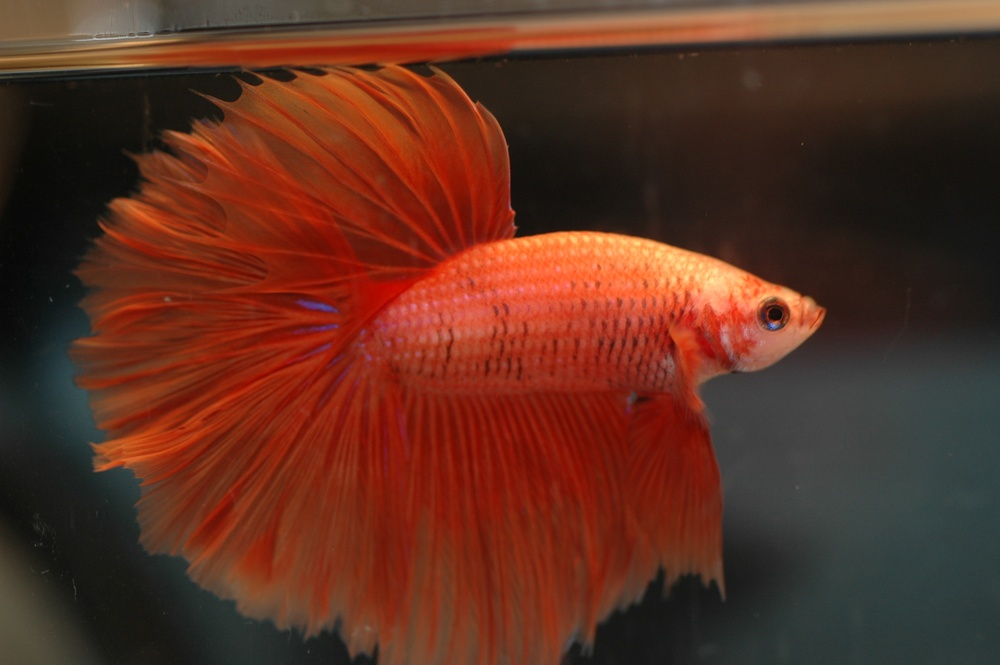
#> input picture ai/test_betta.jpg, 1000 x 665 px, shrunk from 3008 x 2000 before the run
$ python fish_graphic_generator.py ../test_betta.jpg out.png
#> lines starting #> are read from the running program, lines starting #| are printed output that depends on the picture; after the words box and inside, x2 and y2 are one past the last pixel; in counts of white or black regions, pixels touching at a corner belong together
import os
import sys
import cv2
import numpy as np
from PIL import Image, ImageEnhance, ImageFilter


# ============================================================
# Cyber Fish Tank
# Fish Graphic Generator
#
# 사진 속 물고기의 특징을 분석해서
# 2D Digital Twin 그래픽으로 재구성한다.
#
# 처리 과정
# 1. 배경 제거
# 2. 물고기 영역 추출
# 3. 실루엣 분석
# 4. 색상 영역 분석
# 5. 색상 양자화
# 6. 명암 단순화
# 7. 외곽선 생성
# 8. 하이라이트 / 그림자 생성
# 9. 투명 배경 PNG 출력
# ============================================================


# ------------------------------------------------------------
# 기본 설정
# ------------------------------------------------------------

OUTPUT_SIZE = 700

# 물고기 주변 여백
PADDING = 60

# 색상 단계
COLOR_LEVELS = 8


# ------------------------------------------------------------
# 1. 이미지 불러오기
# ------------------------------------------------------------

def load_image(path):

    print("[1/8] 원본 이미지 불러오는 중...")

    image = cv2.imread(path, cv2.IMREAD_UNCHANGED)

    if image is None:
        raise FileNotFoundError(
            f"이미지를 불러올 수 없습니다: {path}"
        )

    # grayscale
    if len(image.shape) == 2:
        image = cv2.cvtColor(
            image,
            cv2.COLOR_GRAY2BGRA
        )

    # BGR
    elif image.shape[2] == 3:
        image = cv2.cvtColor(
            image,
            cv2.COLOR_BGR2BGRA
        )

    return image


# ------------------------------------------------------------
# 2. 배경 제거
# ------------------------------------------------------------

def remove_background(image):

    print("[2/8] 물고기 영역 분석 중...")

    h, w = image.shape[:2]

    # 이미 Alpha가 의미 있게 존재하면 사용
    alpha = image[:, :, 3]

    if np.min(alpha) < 250:

        # 기존 alpha 활용
        mask = alpha.copy()

    else:

        # GrabCut을 이용한 foreground 추출
        bgr = image[:, :, :3]

        mask = np.zeros(
            (h, w),
            np.uint8
        )

        # 가장자리 = 배경
        mask[:, :] = cv2.GC_BGD

        margin_x = max(5, int(w * 0.03))
        margin_y = max(5, int(h * 0.03))

        # 중앙 영역은 foreground 후보
        mask[
            margin_y:h-margin_y,
            margin_x:w-margin_x
        ] = cv2.GC_PR_FGD

        # 중앙보다 더 강하게 foreground로 지정
        cx1 = int(w * 0.15)
        cx2 = int(w * 0.85)

        cy1 = int(h * 0.15)
        cy2 = int(h * 0.85)

        mask[cy1:cy2, cx1:cx2] = cv2.GC_PR_FGD

        bgd_model = np.zeros(
            (1, 65),
            np.float64
        )

        fgd_model = np.zeros(
            (1, 65),
            np.float64
        )

        try:

            cv2.grabCut(
                bgr,
                mask,
                None,
                bgd_model,
                fgd_model,
                5,
                cv2.GC_INIT_WITH_MASK
            )

            binary_mask = np.where(
                (mask == cv2.GC_FGD) |
                (mask == cv2.GC_PR_FGD),
                255,
                0
            ).astype(np.uint8)

            mask = binary_mask

        except Exception:

            print(
                "[WARNING] GrabCut 실패. "
                "전체 이미지를 foreground로 사용합니다."
            )

            mask = np.ones(
                (h, w),
                dtype=np.uint8
            ) * 255

    # --------------------------------------------------------
    # 마스크 정리
    # --------------------------------------------------------

    kernel = np.ones(
        (5, 5),
        np.uint8
    )

    mask = cv2.morphologyEx(
        mask,
        cv2.MORPH_CLOSE,
        kernel,
        iterations=2
    )

    mask = cv2.morphologyEx(
        mask,
        cv2.MORPH_OPEN,
        kernel,
        iterations=1
    )

    # 작은 잡음 제거
    num_labels, labels, stats, _ = cv2.connectedComponentsWithStats(
        mask,
        connectivity=8
    )

    if num_labels > 1:

        largest_label = 1 + np.argmax(
            stats[1:, cv2.CC_STAT_AREA]
        )

        mask = np.where(
            labels == largest_label,
            255,
            0
        ).astype(np.uint8)

    # 가장자리 부드럽게
    mask = cv2.GaussianBlur(
        mask,
        (7, 7),
        0
    )

    return mask


# ------------------------------------------------------------
# 3. 물고기 크롭 + 정규화
# ------------------------------------------------------------

def crop_fish(image, mask):

    print("[3/8] 물고기 실루엣 분석 중...")

    ys, xs = np.where(mask > 30)

    if len(xs) == 0 or len(ys) == 0:
        raise RuntimeError(
            "물고기 영역을 찾지 못했습니다."
        )

    x1 = max(
        0,
        int(np.min(xs)) - PADDING
    )

    y1 = max(
        0,
        int(np.min(ys)) - PADDING
    )

    x2 = min(
        image.shape[1],
        int(np.max(xs)) + PADDING
    )

    y2 = min(
        image.shape[0],
        int(np.max(ys)) + PADDING
    )

    cropped_image = image[y1:y2, x1:x2]
    cropped_mask = mask[y1:y2, x1:x2]

    return cropped_image, cropped_mask


# ------------------------------------------------------------
# 4. 그래픽용 크기 조정
# ------------------------------------------------------------

def normalize_canvas(image, mask):

    print("[4/8] 디지털 트윈 크기로 변환 중...")

    h, w = image.shape[:2]

    scale = min(
        (OUTPUT_SIZE - PADDING * 2) / w,
        (OUTPUT_SIZE - PADDING * 2) / h
    )

    new_w = max(
        1,
        int(w * scale)
    )

    new_h = max(
        1,
        int(h * scale)
    )

    image = cv2.resize(
        image,
        (new_w, new_h),
        interpolation=cv2.INTER_LANCZOS4
    )

    mask = cv2.resize(
        mask,
        (new_w, new_h),
        interpolation=cv2.INTER_CUBIC
    )

    canvas = np.zeros(
        (OUTPUT_SIZE, OUTPUT_SIZE, 4),
        dtype=np.uint8
    )

    # 중앙 배치
    x = (OUTPUT_SIZE - new_w) // 2
    y = (OUTPUT_SIZE - new_h) // 2

    canvas[
        y:y+new_h,
        x:x+new_w
    ] = image

    canvas_mask = np.zeros(
        (OUTPUT_SIZE, OUTPUT_SIZE),
        dtype=np.uint8
    )

    canvas_mask[
        y:y+new_h,
        x:x+new_w
    ] = mask

    return canvas, canvas_mask


# ------------------------------------------------------------
# 5. 색상 양자화
# ------------------------------------------------------------

def quantize_colors(bgr):

    # 작은 크기로 줄였다가 다시 확대하면
    # 지나치게 많은 색상을 하나의 그래픽 색상군으로 묶을 수 있다.

    small = cv2.resize(
        bgr,
        (120, 120),
        interpolation=cv2.INTER_AREA
    )

    data = np.float32(
        small.reshape((-1, 3))
    )

    criteria = (
        cv2.TERM_CRITERIA_EPS +
        cv2.TERM_CRITERIA_MAX_ITER,
        20,
        1.0
    )

    K = COLOR_LEVELS

    _, labels, centers = cv2.kmeans(
        data,
        K,
        None,
        criteria,
        3,
        cv2.KMEANS_PP_CENTERS
    )

    centers = np.uint8(centers)

    quantized = centers[
        labels.flatten()
    ]

    quantized = quantized.reshape(
        small.shape
    )

    quantized = cv2.resize(
        quantized,
        (
            bgr.shape[1],
            bgr.shape[0]
        ),
        interpolation=cv2.INTER_NEAREST
    )

    return quantized


# ------------------------------------------------------------
# 6. 그래픽 스타일 생성
# ------------------------------------------------------------

def create_graphic(image, mask):

    print("[5/8] 물고기 특징을 그래픽으로 재구성 중...")

    bgr = image[:, :, :3].copy()

    # --------------------------------------------------------
    # 색상 단순화
    # --------------------------------------------------------

    quantized = quantize_colors(bgr)

    # --------------------------------------------------------
    # 부드러운 색상 처리
    # --------------------------------------------------------

    smooth = cv2.bilateralFilter(
        quantized,
        9,
        50,
        50
    )

    # --------------------------------------------------------
    # 명암 분석
    # --------------------------------------------------------

    gray = cv2.cvtColor(
        bgr,
        cv2.COLOR_BGR2GRAY
    )

    # 물고기 내부 명암을 강조
    shadow = cv2.GaussianBlur(
        gray,
        (0, 0),
        4
    )

    # --------------------------------------------------------
    # 외곽선
    # --------------------------------------------------------

    edges = cv2.Canny(
        gray,
        50,
        130
    )

    # 물고기 내부의 세부 윤곽도 살리기
    edges = cv2.GaussianBlur(
        edges,
        (3, 3),
        0
    )

    edges = np.where(
        edges > 40,
        255,
        0
    ).astype(np.uint8)

    # --------------------------------------------------------
    # 외곽선 강화
    # --------------------------------------------------------

    contour_mask = cv2.Canny(
        mask,
        40,
        120
    )

    # 내부 디테일 + 외곽선
    combined_edges = cv2.max(
        edges,
        contour_mask
    )

    # --------------------------------------------------------
    # 그래픽 색상 생성
    # --------------------------------------------------------

    graphic = smooth.copy()

    # 명암 기반 shading
    light = shadow.astype(
        np.float32
    ) / 255.0

    # 너무 강한 명암은 제한
    light = np.clip(
        light,
        0.25,
        0.9
    )

    graphic_float = graphic.astype(
        np.float32
    )

    # 입체감
    graphic_float *= (
        0.82 + light[:, :, None] * 0.28
    )

    graphic = np.clip(
        graphic_float,
        0,
        255
    ).astype(np.uint8)

    # --------------------------------------------------------
    # 하이라이트
    # --------------------------------------------------------

    highlight = cv2.GaussianBlur(
        gray,
        (0, 0),
        12
    )

    highlight_threshold = np.percentile(
        highlight[mask > 100],
        78
    ) if np.any(mask > 100) else 220

    highlight_mask = np.where(
        highlight > highlight_threshold,
        1.0,
        0.0
    ).astype(np.float32)

    highlight_mask *= (
        mask.astype(np.float32) / 255.0
    )

    graphic_float = graphic.astype(
        np.float32
    )

    graphic_float += (
        highlight_mask[:, :, None] * 18
    )

    graphic = np.clip(
        graphic_float,
        0,
        255
    ).astype(np.uint8)

    # --------------------------------------------------------
    # 외곽선 적용
    # --------------------------------------------------------

    edge_strength = (
        combined_edges.astype(
            np.float32
        ) / 255.0
    )

    graphic_float = graphic.astype(
        np.float32
    )

    graphic_float *= (
        1.0 - edge_strength[:, :, None] * 0.38
    )

    graphic = np.clip(
        graphic_float,
        0,
        255
    ).astype(np.uint8)

    return graphic


# ------------------------------------------------------------
# 7. 투명 PNG 생성
# ------------------------------------------------------------

def create_transparent_png(
    graphic,
    mask,
    output_path
):

    print("[6/8] 투명 배경 그래픽 생성 중...")

    rgba = cv2.cvtColor(
        graphic,
        cv2.COLOR_BGR2BGRA
    )

    # 가장자리 alpha 부드럽게
    alpha = cv2.GaussianBlur(
        mask,
        (3, 3),
        0
    )

    rgba[:, :, 3] = alpha

    # 배경 완전 제거
    rgba[
        alpha < 8,
        3
    ] = 0

    cv2.imwrite(
        output_path,
        rgba
    )


# ------------------------------------------------------------
# 8. 최종 후처리
# ------------------------------------------------------------

def final_polish(input_path, output_path):

    print("[7/8] 그래픽 품질 보정 중...")

    image = Image.open(
        output_path
    ).convert("RGBA")

    # 약간 선명하게
    image = image.filter(
        ImageFilter.UnsharpMask(
            radius=1.2,
            percent=110,
            threshold=3
        )
    )

    # 약간의 대비 강화
    rgb = image.convert("RGB")

    rgb = ImageEnhance.Contrast(
        rgb
    ).enhance(1.06)

    rgb = ImageEnhance.Color(
        rgb
    ).enhance(1.04)

    alpha = image.getchannel("A")

    final = Image.merge(
        "RGBA",
        (
            rgb.getchannel("R"),
            rgb.getchannel("G"),
            rgb.getchannel("B"),
            alpha
        )
    )

    final.save(
        output_path,
        "PNG"
    )

    print("[8/8] 최종 그래픽 저장 완료")


# ------------------------------------------------------------
# 메인
# ------------------------------------------------------------

def generate_fish_graphic(
    input_path,
    output_path
):

    print()
    print("=" * 60)
    print("Cyber Fish Tank")
    print("Fish Graphic Generator")
    print("=" * 60)
    print()

    if not os.path.exists(input_path):

        raise FileNotFoundError(
            f"입력 이미지가 없습니다: {input_path}"
        )

    os.makedirs(
        os.path.dirname(output_path),
        exist_ok=True
    )

    # 1
    image = load_image(
        input_path
    )
#> in load_image, image is the input picture: shape (665, 1000, 3); mean B, G, R 33.4, 47.8, 93.9

    # 2
    mask = remove_background(
        image
    )
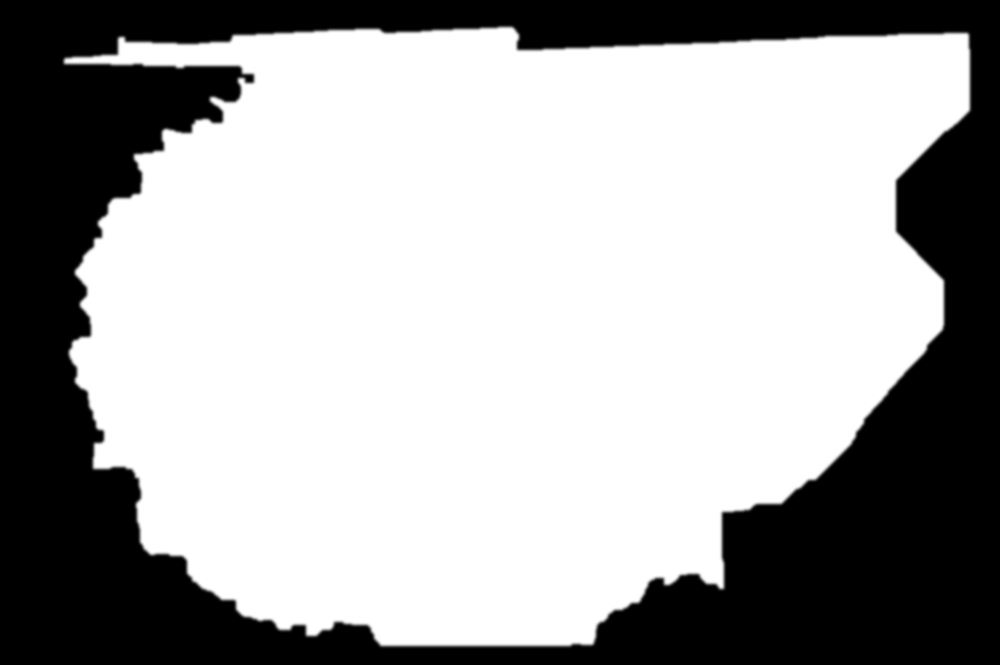
#> mask: shape (665, 1000); min 0, max 255, mean 166.4

    # 3
    image, mask = crop_fish(
        image,
        mask
    )
#> in crop_fish, `x1 = max( 0, int(np.min(xs)) - PADDING )`: x1 = 2
#> in crop_fish, `y1 = max( 0, int(np.min(ys)) - PADDING )`: y1 = 0
#> in crop_fish, `x2 = min( image.shape[1], int(np.max(xs)) + PADDING )`: x2 = 1000
#> in crop_fish, `y2 = min( image.shape[0], int(np.max(ys)) + PADDING )`: y2 = 665

    # 4
    image, mask = normalize_canvas(
        image,
        mask
    )

    # 5~6
    graphic = create_graphic(
        image,
        mask
    )
#> in quantize_colors, `small = cv2.resize( bgr, (120, 120), interpolation=cv2.INTER_AREA )`:
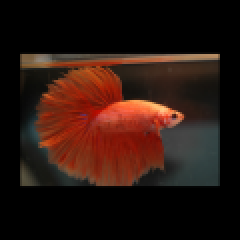
#> small: shape (120, 120, 3) (shown 2 times larger); mean of channels 0, 1, 2 15.2, 21.9, 42.9; drawn as B, G, R
#> in quantize_colors, `_, labels, centers = cv2.kmeans( data, K, None, criteria, 3, cv2.KMEAN..`: labels = 14400 values, max 7 at index 3251, min 0 at index 3648, mean 1.97; centers = [[30.85, 62.1, 169.1], [0.377, 0.446, 0.468], [25.11, 30.58, 37.46], [12.96, 31.96, 132.2], [60.95, 64.37, 61.31], [31.89, 54.26, 115.8], [73.16, 119.1, 238.9], [81.45, 109.8, 149]]
#> in quantize_colors, `centers = np.uint8(centers)`: centers = [[30, 62, 169], [0, 0, 0], [25, 30, 37], [12, 31, 132], [60, 64, 61], [31, 54, 115], [73, 119, 238], [81, 109, 148]]
#> in create_graphic, `edges = cv2.Canny( gray, 50, 130 )`:
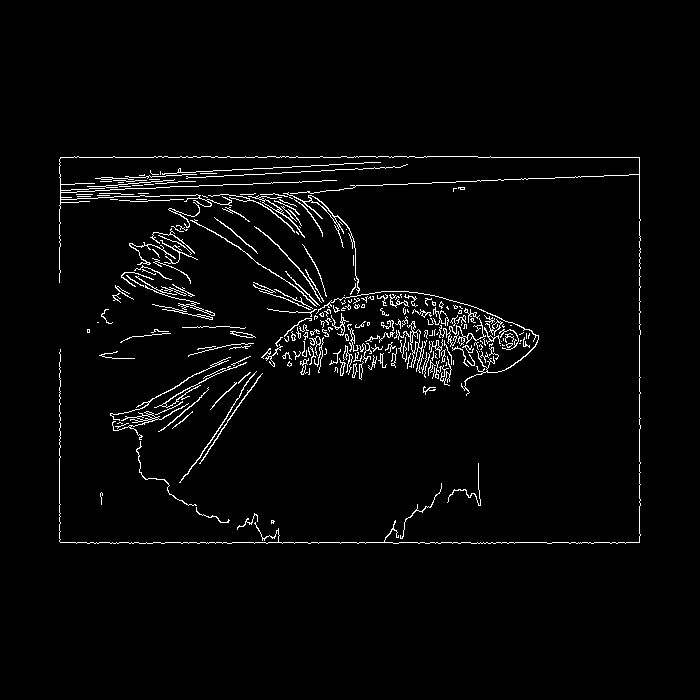
#> edges: shape (700, 700); 2.7% white in thin lines or dots, all inside (x1, y1, x2, y2) = (59, 156, 641, 544)
#> in create_graphic, `light = np.clip( light, 0.25, 0.9 )`:
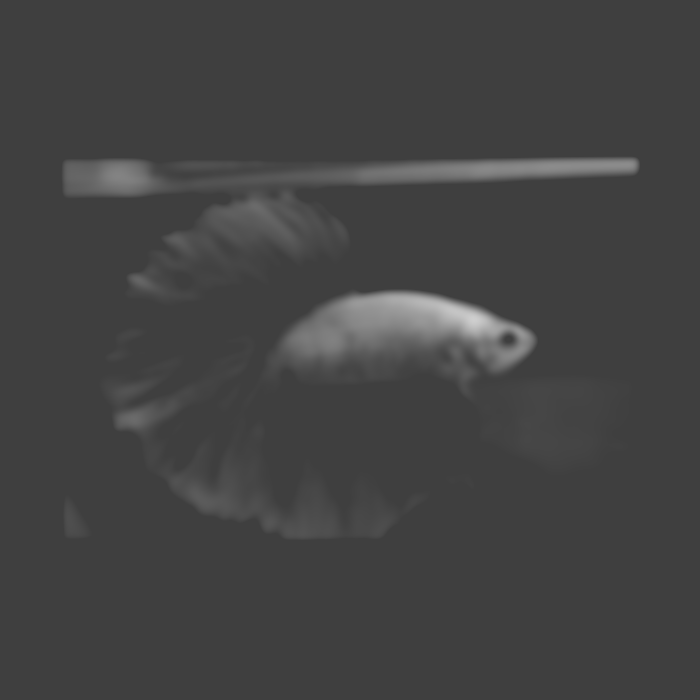
#> light: shape (700, 700) float32; min 0.25, max 0.808, mean 0.265
#> in create_graphic, `highlight = cv2.GaussianBlur( gray, (0, 0), 12 )`:
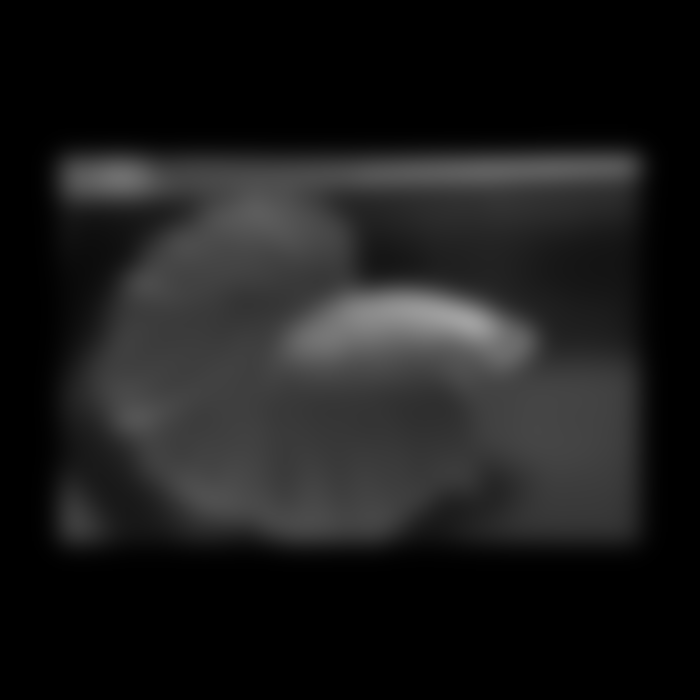
#> highlight: shape (700, 700); min 0, max 161, mean 27.4
#> in create_graphic, `highlight_threshold = np.percentile( highlight[mask > 100], 78 ) if np..`: highlight_threshold = 73
#> in create_graphic, `graphic_float *= ( 1.0 - edge_strength[:, :, None] * 0.38 )`:
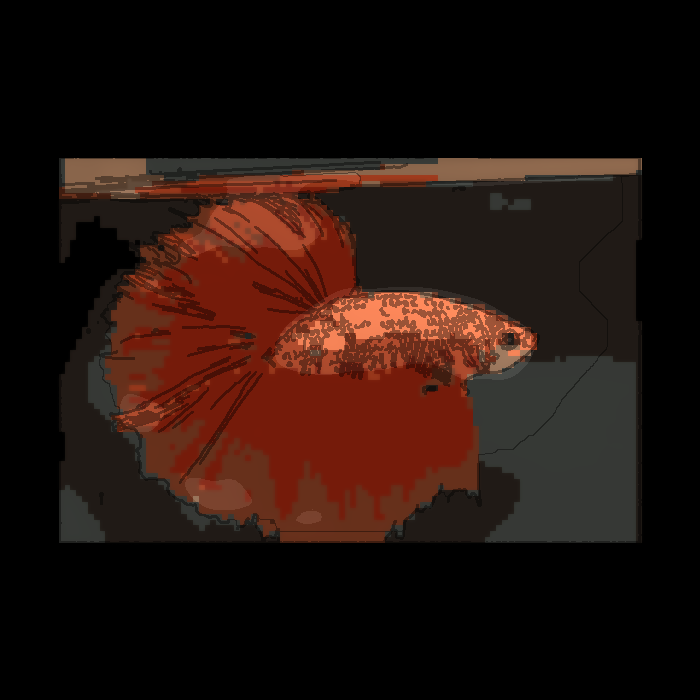
#> graphic_float: shape (700, 700, 3) float32; mean of channels 0, 1, 2 13.2, 18.6, 36; drawn as B, G, R

    # 7
    create_transparent_png(
        graphic,
        mask,
        output_path
    )

    # 8
    final_polish(
        input_path,
        output_path
    )
#> in final_polish, `image = Image.open( output_path ).convert("RGBA")`:
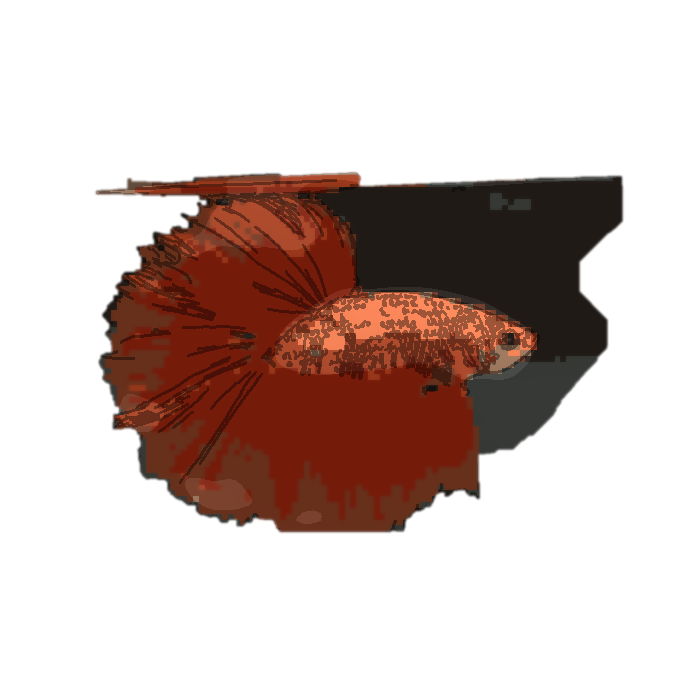
#> image: PIL image 700x700 RGBA; mean R, G, B, A 36, 18.5, 13.1, 76.2; transparent parts drawn white

    print()
    print("=" * 60)
    print("생성 완료!")
    print(f"출력: {output_path}")
    print("=" * 60)
    print()


# ------------------------------------------------------------
# CLI
# ------------------------------------------------------------

if __name__ == "__main__":

    if len(sys.argv) < 3:

        print(
            "사용법:"
        )

        print(
            "python fish_graphic_generator.py "
            "<input_image> <output_image>"
        )

        sys.exit(1)

    input_path = sys.argv[1]
    output_path = sys.argv[2]

    try:

        generate_fish_graphic(
            input_path,
            output_path
        )

    except Exception as e:

        print()
        print("[ERROR]")
        print(e)

        sys.exit(1)
